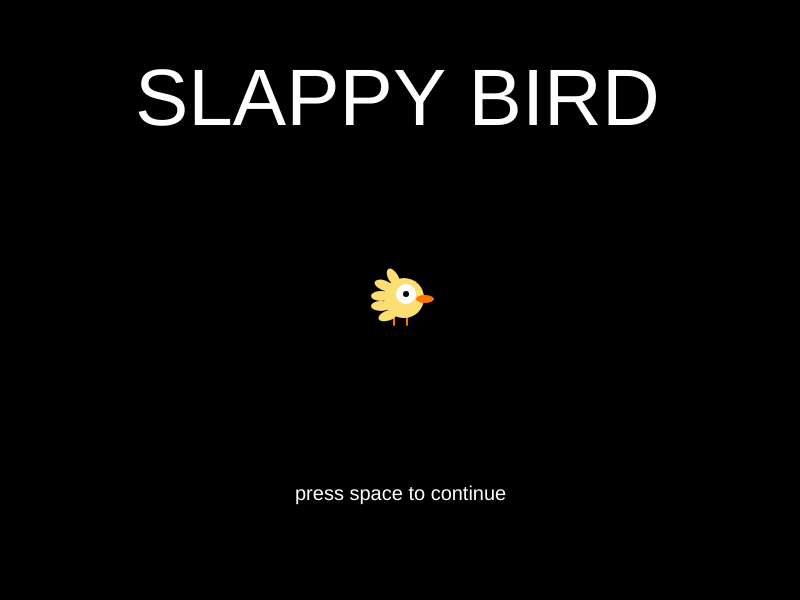
Frame 1 (no input)
Frame 60 (no input): identical to frame 1, image omitted
Frame 120 (the mouse pressed at the canvas centre since frame 60): identical to frame 1, image omitted

The p5.js sketch that drew this single still picture (run headless with seeded random() and noise() and a simulated clock; from frame 60 on, the mouse is pressed at the canvas centre):

// p5.js sketch
// ── sketch.js
let startBlock = [80, 580, 140, 20];
//524
let slappyArray = [106, 524, 64, 55];
let slappyVel = [0,0];

let poles = [
                
                [260, 540, 40, 500],
                [380, 540, 40, 500],
                [500, 540, 40, 500],
                [620, 540, 40, 500],
                [740, 540, 40, 500],
                [860, 540, 40, 500],
                [980, 540, 40, 500],
                [1100, 540, 40, 500],

            ];
                
let spikesArray = [
    
                [poles[0][0] + 60, 750, 40, 700],
                [poles[1][0] + 60, 750, 40, 700],
                [poles[2][0] + 60, 750, 40, 700],
                [poles[3][0] + 60, 750, 40, 700],
                [poles[4][0] + 60, 750, 40, 700],
                [poles[5][0] + 60, 750, 40, 700],
                [poles[6][0] + 60, 750, 40, 700],
                [poles[7][0] + 60, 750, 40, 700],
  
            ];

//ints 
let gravity = 6;
let speed = 3;
let jumpHeight = 0;
let jumpStart = 0;
let speedUp = 0;
let backMovementSpeed = 1;
let previousPole = 0;
let spikeUpNum = 0;
let lives = 5;
let lastBadPoleIndex = 0;
let phaseNum = 1;
let timePassed = 0;

const left = 37;
const right = 39;
const space = 32;

//strings
let startMove = "no";
let jumpString = "no";
let collideMarker = "fall";
let noDoubleJump = "on";
let phase = "title";
let spikePresent = "no";
let spikeUp = "stop";
let subtractOnce = "no";
let thinnerPoles = "yes";
let redScreen = "off";
let gameLevel = "none";

let grass;
let myOrange;
let slappy;

function setup()
{
    grass = color(0, 215, 107);
    myOrange = color(255, 115, 0);
    slappy = color(252, 223, 116);
    createCanvas(800, 600);
    //angleMode(DEGREES);
    angleMode(RADIANS);
}

function draw()
{
    background(0);
    if (phase === "title")
    {
        background(0)
        textSize(80)
        fill(255)
        text("SLAPPY BIRD", 135, 125);
        textSize(20)
        text("press space to continue", 295, 500);
        slappyArray[0] = 370;
        slappyArray[1] = 270;
        drawPlayer(slappyArray);
        slappyArray[0] = 106;
        slappyArray[1] = 524;
    
    }
    else if(phase === "start screen")
    {
        fill(0)
        rect(0, 0, 800, 600)
        fill(255)
        text("✦ Use space bar to jump", 100, 200)
        text("✦ Arrow keys to move", 100, 240)
        text("✦ Don't hit the spikes!", 100, 280)
        text("✦ Make it to the end", 100, 320)
        text("choose your level: ", 480, 160)
        rect(420, 220, 100, 40);
        rect(600, 220, 100, 40);
        fill(0)
        text("beginner", 435, 245);
        text("advanced", 610, 245);

    }
    else if(phase === "start")
    {
        poleGen();
        phase = "first world";
    }
    else if(phase === "first world")
    {
        //drawing
        fill(grass);
        rect(startBlock[0], startBlock[1], startBlock[2], startBlock[3]);
        drawPlayer(slappyArray);
        poleDraw();
        drawTopBar();
        
        //boundaries, falling
        gravityMod();
        stopFall(slappyArray, startBlock);
        for(let i = 0; i < poles.length; i++)
        {
            stopFall(slappyArray, poles[i]);
        }
        for(let i = 0; i < spikesArray.length; i++)
        {
            stopFall(slappyArray, spikesArray[i]);
        }
        
        for(let i = 0; i < poles.length; i++)
        {
            exceedBoundaries(slappyArray, poles[i]);
        }
        for(let i = 0; i < spikesArray.length; i++)
        {
            exceedBoundaries(slappyArray, spikesArray[i]);
        }
        exceedBoundaries(slappyArray, startBlock);
        
        for(let i = 0; i < poles.length; i++)
        {
            noWallPass(slappyArray, poles[i]);
        }
        for(let i = 0; i < spikesArray.length; i++)
        {
            noWallPass(slappyArray, spikesArray[i]);
        }
        noWallPass(slappyArray, startBlock);
        
        
        slappyOnPole();
        movement();
        poleLoop();
        spikesRandomUp();
        spikeCollision();
        loseCheck();
        winCheck();
        thinPoles();
        phaseChecker();
        
        
        //movement
        jump();
        moveX();
        
    }
    else if (phase === "lose")
    {
        fill(0);
        rect(0, 0, 800, 600);
        textSize(100)
        fill(255);
        text("YOU LOST", 150, 125);
        textSize(20)
        text("press 'y' to play again", 310, 160);
        
        textSize(17)
        text("⠀⠀⠀⠀⠀⠀⠀⠀⠀⠀⠀⠀⠀⠀⠀⠀⠀⠀⠀⠀⠀⠀⢀⣀⣤⣀⠀⠀⠀⠀⠀⠀⠀⠀⠀⠀⠀⠀⠀⠀⠀⠀⠀⠀⠀⠀", 120, 180);
        text("⠀⠀⠀⠀⠀⠀⠀⠀⠀⠀⠀⠀⠀⠀⠀⠀⠀⠀⠀⠀⠀⣰⠟⠉⠀⠙⢷⣄⠀⠀⠀⠀⠀⠀⠀⠀⠀⠀⠀⠀⠀⠀⠀⠀⠀⠀", 120, 200);
        text("⠀⠀⠀⠀⠀⠀⠀⠀⠀⠀⠀⠀⠀⠀⠀⠀⠀⠀⠀⠀⣸⠇⠀⠀⠀⠀⠀⠹⣆⠀⠀⠀⠀⠀⠀⠀⠀⠀⠀⠀⠀⠀⠀⠀⠀⠀", 120, 220);
        text("⠀⠀⠀⠀⠀⠀⠀⠀⠀⠀⠀⠀⠀⠀⠀⠀⠀⠀⠀⢠⡟⠀⠀⠀⠀⠀⠀⠀⢹⡆⠀⠀⠀⠀⠀⠀⠀⠀⠀⠀⠀⠀⠀⠀⠀⠀", 120, 240);
        text("⠀⠀⠀⠀⠀⠀⠀⠀⠀⠀⠀⠀⠀⠀⠀⠀⠀⠀⢀⣼⣁⣤⣤⡤⠤⠤⠤⢤⣼⣷⣀⠀⠀⠀⠀⠀⠀⠀⠀⠀⠀⠀⠀⠀⠀⠀", 120, 260);
        text("⠀⠀⠀⠀⠀⠀⠀⠀⠀⠀⠀⠀⠀⠀⠀⠀⢠⡞⠉⠉⠀⢀⣀⣀⣀⣀⡀⠀⠀⠀⠙⢷⠀⠀⠀⠀⠀⠀⠀⠀⠀⠀⠀⠀⠀⠀", 120, 280);
        text("⠀⠀⠀⢠⡴⠒⢶⣄⣤⣀⣀⣀⡀⠀⠀⠀⣸⣧⠶⠞⠛⠉⠉⠉⠉⠉⠙⠛⠳⢦⣤⣼⠃⠀⠀⠀⠀⢀⣀⠀⢀⣀⡀⠀⠀⠀", 120, 300);
        text("⠀⠀⢠⡟⠀⠀⠀⠉⠉⠙⠉⠉⢻⢀⣤⠞⠋⣁⠀⠀⠀⠀⠀⠀⠀⠀⠀⠀⣀⠀⠈⠙⢷⣄⠀⠀⢰⡟⠙⣿⠟⠉⠻⣆⠀⠀", 120, 320);
        text("⠀⣠⠾⢷⡄⠀⠀⠀⠀⠀⠀⠀⣸⡟⠁⠀⢠⠋⢧⡀⠀⠀⠀⠀⠀⠀⠀⣰⠋⢳⡀⠀⠀⠙⣷⡴⠟⠃⠀⠀⠀⠀⢀⣿⠀⠀", 120, 340);
        text("⢸⡇⠀⠀⠀⠀⠀⠀⠀⠀⣴⠟⠋⠁⠀⠀⠘⢂⣈⣁⠀⠀⠀⠀⠀⠀⠀⣋⣉⣛⢃⠀⠀⠀⣿⡄⠀⠀⠀⠀⠀⠀⠛⠛⢻⣄", 120, 360);
        text("⠸⣧⣀⠀⠀⠀⠀⠀⠀⢠⣿⠀⠀⠀⠀⠀⢾⢻⣷⡟⢳⠀⠀⠀⠀⠀⣼⢻⣿⠟⡟⠀⠀⠀⢹⡷⠀⠀⠀⠀⠀⠀⠀⠀⠀⣿", 120, 380);
        text("⠀⢸⡃⠀⠀⠀⠀⠀⠀⠀⢹⣧⠖⠚⠒⢄⠘⢷⣤⡴⠟⣣⡤⠤⣤⣄⠿⢦⣥⡴⢣⠖⠉⠑⢺⡷⣦⡄⠀⠀⠀⠀⢀⣠⡾⠃", 120, 400);
        text("⠀⠈⠛⣶⠆⠀⠀⠀⠀⠰⣿⡇⠀⠀⠀⢈⠀⠀⠀⡴⠋⠁⠀⠀⠀⠈⠻⣦⠀⠀⢦⠀⠀⠀⠀⣿⣟⠀⠀⠀⠀⠀⠀⠈⣿⠀", 120, 420);
        text("⠀⠀⠀⢻⣄⣠⡀⠀⠀⢀⣾⠙⠦⠤⢤⣮⣤⣄⢰⠁⠀⠀⠀⠀⠀⠀⠀⢸⡆⢀⣈⣶⣤⠤⠊⠀⢹⡇⠀⠀⢀⣀⣠⡴⠟⠀", 120, 440);
        text("⠀⠀⠀⠀⠈⠙⠳⠦⠶⠿⣇⠀⠀⠀⡞⣡⠀⠈⠻⡄⠀⠀⠀⠀⠀⠀⠀⢸⡷⠛⢱⣄⠹⡆⠀⠀⠈⣿⠶⠶⠛⠉⠉⠀⠀⠀", 120, 460);
        text("⠀⠀⠀⠀⠀⠀⠀⠀⠀⠀⢻⡄⠀⠀⣇⠘⢧⡀⠀⠳⣄⡀⠀⠀⠀⢀⣴⠏⠀⣠⠞⠁⢸⠇⠀⠀⢰⠏⠀⠀⠀⠀⠀⠀⠀⠀", 120, 480);
        text("⠀⠀⠀⠀⠀⠀⠀⠀⠀⠀⠈⢿⡄⠀⠙⣦⡀⠻⢦⣀⠀⠉⠓⠒⠛⠉⢀⣠⠞⠁⠀⣰⠏⠀⠀⣠⠏⠀⠀⠀⠀⠀⠀⠀⠀⠀", 120, 500);
        text("⠀⠀⠀⠀⠀⠀⠀⠀⠀⠀⠀⠀⠻⣆⠀⠈⠳⣤⡀⠈⠙⠓⠒⠒⠒⠚⠉⠀⢀⣴⠞⠁⠀⢀⣴⠏⠀⠀⠀⠀⠀⠀⠀⠀⠀⠀", 120, 520);
        text("⠀⠀⠀⠀⠀⠀⠀⠀⠀⠀⠀⠀⠀⠈⠻⣦⡀⠀⠙⠳⢤⣀⣀⣀⣀⣠⡴⠞⠋⠀⠀⣀⣴⠟⠁⠀⠀⠀⠀⠀⠀⠀⠀⠀⠀⠀", 120, 540);
        text("⠀⠀⠀⠀⠀⠀⠀⠀⠀⠀⠀⠀⠀⠀⠀⠈⠙⠳⢦⣤⣀⣀⣉⠉⠁⣀⣀⣀⣤⡶⠞⠋⠀⠀⠀⠀⠀⠀⠀⠀⠀⠀⠀⠀⠀⠀", 120, 560);
        text("⠀⠀⠀⠀⠀⠀⠀⠀⠀⠀⠀⠀⠀⠀⠀⠀⠀⠀⠀⠀⠉⠉⠙⠛⠛⠉⠉⠉⠀⠀⠀⠀⠀⠀⠀⠀⠀⠀⠀⠀⠀⠀⠀⠀⠀⠀", 120, 580);
    }
    else if (phase === "win")
    {
        fill(0);
        rect(0, 0, 800, 600);
        textSize(100);
        fill(255);
        text("YOU WIN", 180, 125);
        textSize(20);
        text("press 'y' to play again", 305, 160);
        textSize(17);

        text("⠀⠀⠀⠀⢀⣀⣀⣀⣀⣀⣀⣀⣀⣀⣀⣀⣀⣀⣀⣀⣀⣀⣀⣀⣀⣀⠀⠀⠀⠀", 220, 200);
        text("⢠⣤⣤⣤⣼⡇⠀⠀⠀⠀⠀⠀⠀⠀⠀⠀⠀⠀⠀⠀⠀⠀⠀⠀⠀⣿⣄⣤⣤⣠", 220, 220);
        text("⢸⠀⡶⠶⠾⡇⠀⠀⠀⠀⠀⠀⠀⠀⠀⠀⠀⠀⠀⠀⠀⠀⠀⠀⠀⡷⠶⠶⡆⡼", 220, 240);
        text("⠈⡇⢷⠀⠀⣇⠀⠀⠀⠀⠀⠀⠀⠀⠀⠀⠀⠀⠀⠀⠀⠀⠀⠀⢰⠇⠀⢸⢁⡗", 220, 260);
        text("⠀⢹⡘⡆⠀⢹⠀⠀⠀⠀⠀⠀⠀⠀⠀⠀⠀⠀⠀⠀⠀⠀⠀⠀⡸⠀⢀⡏⡼⠀", 220, 280);
        text("⠀⠀⢳⡙⣆⠈⣇⠀⠀⠀⠀⠀⠀⠀⠀⠀⠀⠀⠀⠀⠀⠀⠀⢠⠇⢀⠞⡼⠁⠀", 220, 300);
        text("⠀⠀⠀⠙⣌⠳⣼⡄⠀⠀⠀⠀⠀⠀⠀⠀⠀⠀⠀⠀⠀⠀⠀⣞⡴⣫⠞⠀⠀⠀", 220, 320);
        text("⠀⠀⠀⠀⠈⠓⢮⣻⡄⠀⠀⠀⠀⠀⠀⠀⠀⠀⠀⠀⠀⢀⡼⣩⠞⠉⠀⠀⠀⠀", 220, 340);
        text("⠀⠀⠀⠀⠀⠀⠀⠉⠛⣆⠀⠀⠀⠀⠀⠀⠀⠀⠀⠀⢠⠞⠋⠁⠀⠀⠀⠀⠀⠀", 220, 360);
        text("⠀⠀⠀⠀⠀⠀⠀⠀⠀⠈⠳⢤⣀⠀⠀⠀⠀⢀⣠⠖⠁⠀⠀⠀⠀⠀⠀⠀⠀⠀", 220, 380);
        text("⠀⠀⠀⠀⠀⠀⠀⠀⠀⠀⠀⠀⠈⠉⡇⢸⡏⠉⠀⠀⠀⠀⠀⠀⠀⠀⠀⠀⠀⠀", 220, 400);
        text("⠀⠀⠀⠀⠀⠀⠀⠀⠀⠀⠀⠀⠀⠀⡇⢸⡇⠀⠀⠀⠀⠀⠀⠀⠀⠀⠀⠀⠀⠀", 220, 420);
        text("⠀⠀⠀⠀⠀⠀⠀⠀⠀⠀⠀⢠⠖⠒⠓⠚⠓⠒⣦⠀⠀⠀⠀⠀⠀⠀⠀⠀⠀⠀", 220, 440);
        text("⠀⠀⠀⠀⠀⠀⠀⣀⣠⣞⣉⣉⣉⣉⣉⣉⣉⣉⣉⣉⣙⣆⣀⡀⠀⠀⠀⠀⠀⠀", 220, 460);
        text("⠀⠀⠀⠀⠀⠀⠀⡇⠀⠀⠀⠀⠀⠀⠀⠀⠀⠀⠀⠀⠀⠀⠀⡇⠀⠀⠀⠀⠀⠀", 220, 480);
        text("⠀⠀⠀⠀⠀⠀⠀⡇⠀⠀⠀⠀⠀⠀⠀⠀⠀⠀⠀⠀⠀⠀⠀⡇⠀⠀⠀⠀⠀⠀", 220, 500);
        text("⠀⠀⠀⠀⠀⠀⠀⠓⠲⠶⠶⠶⠶⠶⠶⠶⠶⠶⠶⠶⠶⠶⠖⠃⠀⠀⠀⠀⠀⠀", 220, 520);
    }
    else if (phase === "level screen")
    {
        fill(0);
        rect(0,0, 800, 600);
        fill(255);
        textSize(20)
        text("choose your level: ", 320, 160);
        rect(260, 220, 100, 40);
        rect(440, 220, 100, 40);
        fill(0);
        textSize(18)
        text("beginner", 275, 245);
        text("advanced", 450, 245);
        
    }
}


function keyPressed() 
{
    if (phase === "title" && keyCode === space) 
    {
        phase = "start screen";
    }

    if ((phase === "lose" || phase === "win") && keyCode === 89)
    {
        phase = "level screen";
        lives = 5;
        originalVals();
    }
    if(phase === "first world" && keyCode === space && jumpString === "no" && noDoubleJump === "off")
    {
        jumpString = "yes";
        gravity *= -1;
        jumpStart = slappyArray[1] + slappyArray[3];
        jumpHeight = jumpStart + 150;
        collideMarker = "fall";
        noDoubleJump = "on";
    }
}

function mousePressed()
{
    if(phase === "start screen")
    {
        if ((mouseX > 420 && mouseX < 520 && mouseY > 220 && mouseY < 260))
        {
            gameLevel = "beginner";
            phase = "start";
        }
        else if (mouseX > 600 && mouseX < 700 && mouseY > 220 && mouseY < 260)
        {
            gameLevel = "advanced";
            phase = "start";
        }

    }
    else if (phase === "level screen")
    {
        if (mouseX > 260 && mouseX < 360 && mouseY > 220 && mouseY < 260)
        {
            gameLevel = "beginner";
            phase = "start";
        }
        else if (mouseX > 440 && mouseX < 540 && mouseY > 220 && mouseY < 260)
        {
            gameLevel = "advanced";
            phase = "start";
        }
    }
}

function originalVals()
{
    startBlock = [80, 580, 140, 20];
    //524
    slappyArray = [106, 524, 64, 55];
    slappyVel = [0,0];

    poles = [
            
            [260, 540, 40, 500],
            [380, 540, 40, 500],
            [500, 540, 40, 500],
            [620, 540, 40, 500],
            [740, 540, 40, 500],
            [860, 540, 40, 500],
            [980, 540, 40, 500],
            [1100, 540, 40, 500],

        ];
                    
    spikesArray = [

            [poles[0][0] + 60, 750, 40, 700],
            [poles[1][0] + 60, 750, 40, 700],
            [poles[2][0] + 60, 750, 40, 700],
            [poles[3][0] + 60, 750, 40, 700],
            [poles[4][0] + 60, 750, 40, 700],
            [poles[5][0] + 60, 750, 40, 700],
            [poles[6][0] + 60, 750, 40, 700],
            [poles[7][0] + 60, 750, 40, 700],

        ];

    //ints 
    gravity = 6;
    speed = 3;
    jumpHeight = 0;
    jumpStart = 0;
    speedUp = 0;
    backMovementSpeed = 1;
    previousPole = 0;
    spikeUpNum = 0;
    lives = 5;
    lastBadPoleIndex = 0;
    phaseNum = 1;
    timePassed = 0;

    //strings
    startMove = "no";
    jumpString = "no";
    collideMarker = "fall";
    noDoubleJump = "on";
    //phase = "title";
    spikePresent = "no";
    spikeUp = "stop";
    subtractOnce = "no";
    thinnerPoles = "yes";
    redScreen = "off";
    gameLevel = "none";

}

function drawPlayer(arr)
{
    stroke(myOrange);
    strokeWeight(2);
    line(arr[0] + 24, arr[1] + 48, arr[0] + 24, arr[1] + 55);
    line(arr[0] + 37, arr[1] + 48, arr[0] + 37, arr[1] + 55);
    noStroke();
    
    fill(slappy);
    ellipse(arr[0] + 14 + 20, arr[1] + 8 + 20, 40, 40);
    

    push();
    translate(arr[0] + 34, arr[1] + 28);
    rotate(radians(60));
    ellipse(-33 + 10, -6 + 5, 20, 10);
    pop();

    push();
    translate(arr[0] + 34, arr[1] + 28);
    rotate(radians(20));
    ellipse(-33 + 10, -10 + 5, 20, 10);
    pop();

    push();
    translate(arr[0] + 34, arr[1] + 28);
    rotate(radians(0));
    ellipse(-33 + 10, -7 + 5, 20, 10);
    ellipse(-33 + 10, 3 + 5, 20, 10);
    pop();

    push();
    translate(arr[0] + 34,arr[1] + 28);
    rotate(radians(-20));
    ellipse(-31 + 10, 6 + 5, 20, 10);
    pop();

    push();
    translate(arr[0] + 34,arr[1] + 28);
    rotate(radians(0));
    fill(255);
    ellipse(-8 + 10, -14 + 10, 20, 20);
    fill(0);
    ellipse(-1 + 3, -7 + 3, 6, 6);
    fill(myOrange);
    ellipse(12 + 9, -3 + 4, 18, 8);
    pop();






 
}

function drawTopBar()
{
    textSize(20)
    fill(255)
    if (gameLevel === "beginner")
        {
            text("Phase: " + phaseNum + "/4", 40, 60); 
        }
        else if(gameLevel === "advanced")
        {
            text("Phase: " + phaseNum + "/5", 40, 60); 
        }
        text("♥ " + lives, 40, 90);
}

function gravityMod()
{
    slappyArray[1] += slappyVel[1];
}

function moveX()
{
    slappyVel[0] = speed;
    if(keyIsDown(right))
    {
        slappyArray[0] += slappyVel[0];
    }
    if (keyIsDown(left))
    {
        slappyArray[0] -= slappyVel[0];
    }

}

function jump()
{
    if(jumpStart > jumpHeight)
    {
        gravity *= -1;
        jumpHeight = 0;
        jumpStart = 0;
        jumpString = "no";
    }
    if(jumpString === "yes")
    {
        jumpStart += 10;
    }
    if (collideMarker === "fall")
    {
        slappyVel[1] = gravity;
    }
}

function poleDraw()
{
    fill(grass);
    for(let i = 0; i < poles.length; i++)
    {
        rect(poles[i][0], poles[i][1], poles[i][2], poles[i][3]);
    }
    fill('red');
    for (let i = 0; i < spikesArray.length; i++)
    {
        rect(spikesArray[i][0], spikesArray[i][1], spikesArray[i][2], spikesArray[i][3]);
        
        beginShape();
        vertex(spikesArray[i][0], spikesArray[i][1]);
        vertex(spikesArray[i][0], spikesArray[i][1] - 20);
        vertex(spikesArray[i][0] + 10, spikesArray[i][1]);
        vertex(spikesArray[i][0] + 20, spikesArray[i][1] - 20);
        vertex(spikesArray[i][0] + 30, spikesArray[i][1]);
        vertex(spikesArray[i][0] + 40, spikesArray[i][1] - 20);
        vertex(spikesArray[i][0] + 40, spikesArray[i][1]);
        endShape();
    }

}

function poleGen()
{
    for(let i = 0; i < poles.length; i++)
    {
        if(i == 0)
        {
            previousPole = 580;
        }
        else
        {
            previousPole = poles[i-1][1];
        }
        let highOrLow = floor(random(1, 4));
        if((highOrLow == 1  || highOrLow == 2)&& poles[i][1] > 100)
        {
            poles[i][1] = (previousPole - 40);

            if (poles[i][1] <= 100)
            {
                poles[i][1] = (previousPole + 40);
            }
        }
        else if((highOrLow == 3) && poles[i][1] < 580)
        {
            poles[i][1] = (previousPole + 40);
                
            if (poles[i][1] >= 560)
            {
                poles[i][1] = (previousPole - 40);
            }
        }
    }
}

function poleLoop()
{
for(let i = 0; i < poles.length; i++)
    {
        if(poles[i][0] + poles[i][2] < 0)
        {
            if(i == 0)
            {
                previousPole = poles[poles.length-1][1];
            }
            else
            {
                previousPole = poles[i-1][1];
            }
            poles[i][0] = 919;
            speedUp += 1;
            let highOrLow = floor(random(1, 4));
            if((highOrLow == 1  || highOrLow == 2)&& poles[i][1] > 100)
            {
                poles[i][1] = (previousPole - 40);
                if (poles[i][1] <= 100)
                {
                    poles[i][1] = (previousPole + 40);
                }
            }
            else if((highOrLow == 3) && poles[i][1] < 580)
            {
                poles[i][1] = (previousPole + 40);
                if (poles[i][1] >= 560)
                {
                    poles[i][1] = (previousPole - 40);
                }
            }
        }
    }
    for(let i = 0; i < spikesArray.length; i++)
    {            
        if(spikesArray[i][0] + spikesArray[i][2] < 0)
        {
            if(gameLevel === "beginner")
            {
                if(speedUp > 8)
                {
                    spikesArray[i][0] = 909;
                }
                else
                {
                    spikesArray[i][0] = 919;
                }
            }
            else if(gameLevel === "advanced")
            {
                if(speedUp > 20)
                {
                    spikesArray[i][0] = 899;
                }
                else
                {
                    spikesArray[i][0] = 919;
                }
            }
        }
    }
}

function phaseChecker()
{
    if(gameLevel === "beginner")
    {
        if(speedUp < 3)
        {
            phaseNum = 1;
        }
        else if (speedUp < 8)
        {
            phaseNum = 2;
        }
        else if (speedUp < 20)
        {
            phaseNum = 3;
        }
        else if (speedUp < 30)
        {
            phaseNum = 4;
        }
    }
    else if(gameLevel === "advanced")
    {
        if(speedUp < 2)
        {
            phaseNum = 1;
        }
        else if (speedUp < 8)
        {
            phaseNum = 2;
        }
        else if (speedUp < 20)
        {
            phaseNum = 3;
        }
        else if (speedUp < 30)
        {
            phaseNum = 4;
        }
        else if (speedUp < 40)
        {
            phaseNum = 5;
        }
    }
}

function movement()
{
    if(startMove === "yes")
    {
        if(gameLevel === "beginner")
        {
            if (speedUp < 3)
            {
                backMovementSpeed = 1;
            }
            else
            {
                backMovementSpeed = 2;
            }
        }
        if(gameLevel === "advanced")
        {
            if (speedUp < 2)
            {
                backMovementSpeed = 1;
            }
            else if (speedUp < 8)
            {
                backMovementSpeed = 2;  
            }
            else
            {
                backMovementSpeed = 3;
            }
        }
        for(let i = 0; i < poles.length; i++)
        {
            poles[i][0] -= backMovementSpeed;
        }
        for(let i = 0; i < spikesArray.length; i++)
        {
            spikesArray[i][0] -= backMovementSpeed;
        }
        startBlock[0] -= backMovementSpeed;
        
        if(slappyOnPole())
        {
            slappyArray[0] -= backMovementSpeed;
        }
    }
}

function thinPoles()
{
    if(gameLevel === "beginner")
    {
        if(speedUp > 8)
        {
            for(let i = 0; i < poles.length; i++)
            {
                poles[i][2] = 30;
            }
            if (thinnerPoles === "yes")
            {
                for(let k = 0; k < spikesArray.length; k++)
                {
                    spikesArray[k][0] -= 5;
                } 
                thinnerPoles = "no";
            }
        }
    }
    if(gameLevel === "advanced")
    {
        if(speedUp > 20)
        {
            for(let i = 0; i < poles.length; i++)
            {
                poles[i][2] = 20;
            }
            if (thinnerPoles === "yes")
            {
                for(let k = 0; k < spikesArray.length; k++)
                {
                    spikesArray[k][0] -= 10;
                } 
                thinnerPoles = "no";
            }
        }
    }
}

function spikesRandomUp()
{
    if ((gameLevel === "advanced" && speedUp > 30) || (gameLevel === "beginner" && speedUp > 20) && spikeUp === "stop")
    {
        let spikeGen = floor(random(1, 7));
        for(let i = 0; i < poles.length; i++)
        {
            if(poles[i][0] > ((slappyArray[0] + slappyArray[2])-200) && poles[i][0] < 800)
            {
                if(i + 1 == spikeGen)
                {
                    spikeUp = "start";
                    spikeUpNum = i;
                }
            }
        }
    }

    if(spikeUp === "start")
    {
        if(gameLevel === "beginner")
        {
            if(spikesArray[spikeUpNum][1] > 40)
            {
                spikesArray[spikeUpNum][1] -= 10; 
            }
            else 
            {
                spikeUp = "down";
            }
        }
        else if(gameLevel === "advanced")
        {
            if(spikesArray[spikeUpNum][1] > 40)
            {
                spikesArray[spikeUpNum][1] -= 25; 
            }
            else 
            {
                spikeUp = "down";
            }
        }
    }
    else if(spikeUp === "down")
    {
        if(gameLevel === "beginner")
        {
            if(spikesArray[spikeUpNum][1] < 700)
            {
                spikesArray[spikeUpNum][1] += 10; 
            }
            else 
            {
                spikeUp = "stop";
            }
        }
        else if(gameLevel === "advanced")
        {
            if(spikesArray[spikeUpNum][1] < 700)
            {
                spikesArray[spikeUpNum][1] += 25; 
            }
            else 
            {
                spikeUp = "stop";
            }
        }
    }
}

function slappyOnPole()
{
    let yesOrNo = false;
    for(let i = 0; i < poles.length; i++)
    {   
        if(slappyArray[0] + slappyArray[2] >= poles[i][0] && 
        slappyArray[0] < poles[i][0] + poles[i][2]     &&
        slappyArray[1] + slappyArray[3] >= poles[i][1] - 5)
        {
            yesOrNo = true;
        }
    }
    return yesOrNo;
}

function stopFall(thing1, thing2)
{
    if(collide(thing1, thing2))
    {
        thing1[1] -= slappyVel[1];
        slappyVel[1] = 0;
        collideMarker = "stop";
        noDoubleJump = "off";
    }
    else if (jumpString === "no" && collideMarker === "go")
    {
        gravity = 6;
    }
}

function noWallPass(thing1, thing2)
{
    if (collide(thing1, thing2))
    {
        thing1[0] -= 8;
        slappyVel[0] = 0;
    }
}

function exceedBoundaries(thing1, thing2)
{
    if(thing1[0] + thing1[2] < thing2[0] || thing1[0] > thing2[0] + thing2[2])
    {
        collideMarker = "fall";
    }
    if(slappyArray[0] > startBlock[0] + startBlock[2])
    {
        startMove = "yes";
    }
}

function spikeCollision()
{
    for(let k = 0; k < spikesArray.length; k++)
    {
        if(subtractOnce === "no" && collide(slappyArray, spikesArray[k]))
        {
            for(let i = 0; i < spikesArray.length; i++)
            {
                if(!(slappyArray[0] + slappyArray[2] < spikesArray[i][0] || slappyArray[0] > spikesArray[i][0] + spikesArray[i][2]))
                {
                    subtractOnce = "yes";
                    lastBadPoleIndex = i;
                    lives -= 1;
                    redScreen = "on";
                }
            }
        }
    }
    if(subtractOnce === "yes" && (slappyArray[0] + slappyArray[2] < spikesArray[lastBadPoleIndex][0] || slappyArray[0] > spikesArray[lastBadPoleIndex][0] + spikesArray[lastBadPoleIndex][2]))
    {
        subtractOnce = "no";
    } 
    if(redScreen === "on")
    {
        timePassed += 1;
        if (timePassed < 15)
        {
            fill(color(255, 0, 0, 100));
            rect(0, 0, 800, 600);
            fill('red');
            text("♥ " + lives, 40, 90);
        }
        else
        {
            timePassed = 0;
            redScreen = "off";
        }
    }
    if(lives <= 3)
    {
        fill('red');
        text("♥ " + lives, 40, 90);
    }
}

function loseCheck()
{
    if(slappyArray[0] + slappyArray[2] < -20 || lives <= 0 || slappyArray[1] > 610)
    {
        phase = "lose";
    }
}

function winCheck()
{
    if(gameLevel === "beginner")
    {
        if(speedUp >= 50)
        {
            phase = "win";
        }
    }
    else if(gameLevel === "advanced")
    {
        if(speedUp >= 50)
        {
            phase = "win";
        }
    }
}

function noSticking(thing1, thing2)
{
    if (noStickingBool(thing1, thing2))
    {
        slappyVel[1] = 3;
        gravity = 6;
    }
}

function noStickingBool(thing1, thing2)
{
    if( (thing1[0] + thing1[2] < thing2[0] || 
        thing1[1] + thing1[3] < thing2[1] || 
        thing1[0] > thing2[0] + thing2[2] ))
    {
        return false;
    }
    else
    {
        return true;
    }
}

function collide(thing1, thing2)
{
    if(thing1[0]+thing1[2] <= thing2[0]           ||
        thing1[0]           >= thing2[0]+thing2[2] ||
        thing1[1]+thing1[3] <= thing2[1]           ||
        thing1[1]           >= thing2[1]+thing2[3])
    {
        return false;
    }
    else
    {
        return true;
    }
    
}
